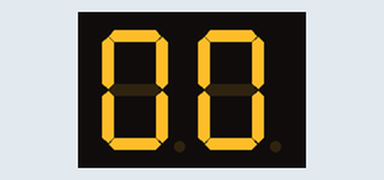
This sketch was run on a simulated Arduino Uno, built with avr-gcc and run on an emulated ATmega328P. Shown: 2-digit seven-segment display. Wiring (from diagram.json): 2-digit 7-segment display, segments lit when HIGH: segments pin 7, pin 8, pin 9, pin 10, pin 11, pin 12, pin 13, pin 0, pin 1, pin 2, pin 3, pin 4, pin 5, pin 6. The segment pins are drawn as the display they are named for.

Above: at 0.1 s.
At 4.1 s:
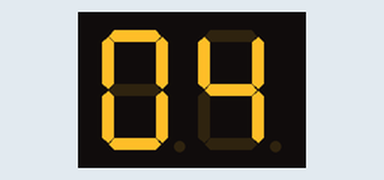
At 9.1 s:
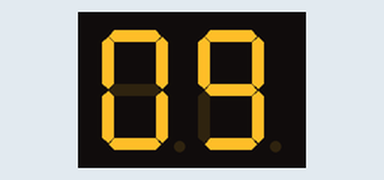
At 19.1 s:
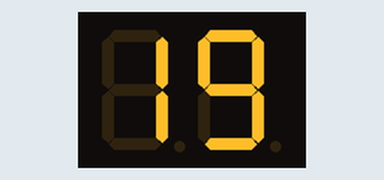
At 29.1 s:
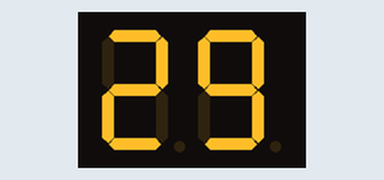
At 39.1 s:
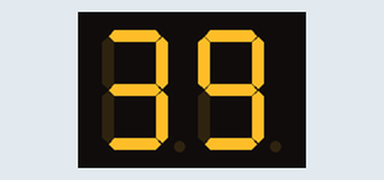

Measured:
- what the display in image 1 shows lasts 1.0 s, from 4.0 s to 5.0 s

The sketch:

sketch.ino
```cpp
const int SEGMENT[] = {0,1,2,3,4,5,6};
const int PIN[] = {7,8,9,10,11,12,13};
const byte digitPatterns[10] = {0x3F,0x06,0x5B,0x4F,0x66,0x6D,0x7D,0x07,0x7F,0x6F};

void tens(int digit)
{
  byte pattern = digitPatterns[digit];
  for(int i = 0; i < 7; i++ )
  {
  	digitalWrite(PIN[i], bitRead(pattern, i));
  }
}

void ones(int digit)
{
  byte pattern = digitPatterns[digit];
  for(int i = 0; i < 7; i++ )
  {
  	digitalWrite(SEGMENT[i], bitRead(pattern, i));
  }
}

void setup()
{
  for(int i = 0; i < 7; i++)
  {
    pinMode(SEGMENT[i], OUTPUT);
    pinMode(PIN[i], OUTPUT);
  }
}

void loop()
{
  for(int i = 0; i < 10; i++)
  {
    for(int j = 0; j < 10; j++)
    {
      tens(i);
      ones(j);
      delay(1000);
    }
  }
}
```
